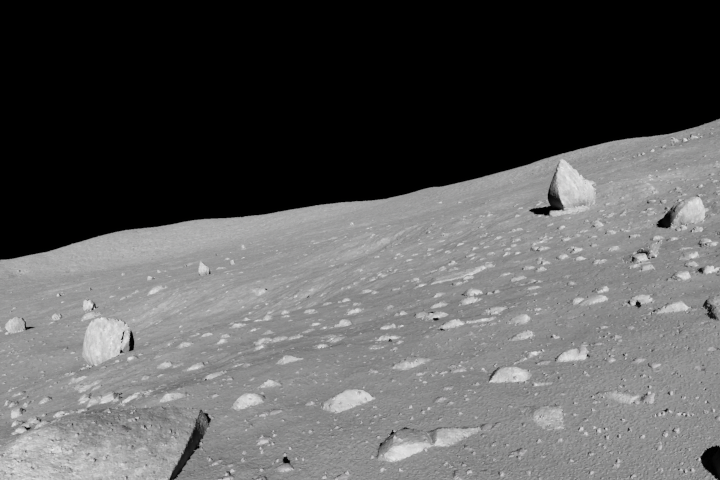
#> input picture Lab/Lab Mid/Open Lab with Instructions/dataset/images/render0358.png, 720 x 480 px, found by its file name
$ python LabMid.py
#> lines starting #> are read from the running program, lines starting #| are printed output that depends on the picture; after the words box and inside, x2 and y2 are one past the last pixel; in counts of white or black regions, pixels touching at a corner belong together
import numpy as np
import cv2 as cv
import matplotlib.pyplot as plt
from pandas.compat.numpy.function import validate_argsort_kind


def padding(pad, orig):
    rows, cols = orig.shape
    padded_arr = np.ones((rows+ 2 * pad, cols+ 2 * pad), dtype = np.uint8)*0

    for i in range(rows):
        for j in range(cols):
            padded_arr[i+pad][j+pad] = orig[i][j]

    return padded_arr

def remove_padding(padded_img, pad):
    rows, cols = padded_img.shape
    return padded_img[pad:rows-pad, pad:cols-pad]

def lower_by_x(image, thresh):
    rows, cols = image.shape
    new_image = np.ones((rows, cols), dtype=np.uint8)

    for i in range(rows):
        for j in range(cols):
            if (image[i, j] >= 0 and image[i, j] <= thresh):
                new_image[i, j] = 0
            elif (image[i, j] >= thresh+1 and image[i, j] <= 255):
                new_image[i, j] = 255

    return new_image

# [12 lines left out: function lower_by_2, not called in this run]

def cc(orig, lower_bound, upper_bound):
    rows, cols = orig.shape
    new_img = np.zeros((rows, cols), dtype=np.int32)
    my_dict = {}
    count = 1

    for i in range(1, rows):
        for j in range(1, cols):
            if ((orig[i][j] >= lower_bound) & (orig[i][j] <= upper_bound)) :
                neighbors = []  # Store nonzero neighboring labels

                # Check all 8-connected neighbors
                if ((orig[i - 1][j] >= lower_bound) & (orig[i - 1][j] <= upper_bound)):
                    neighbors.append(new_img[i - 1][j])
                if ((orig[i][j-1] >= lower_bound) & (orig[i][j-1] <= upper_bound)):
                    neighbors.append(new_img[i][j - 1])
                if ((orig[i-1][j-1] >= lower_bound) & (orig[i-1][j-1] <= upper_bound)):
                    neighbors.append(new_img[i - 1][j - 1])
                if ((j + 1 < cols) and (lower_bound <= orig[i - 1][j + 1] <= upper_bound)):
                    neighbors.append(new_img[i - 1][j + 1])

                if not neighbors:  # No connected neighbors, assign new label
                    new_img[i][j] = count
                    my_dict[count] = count
                    count += 1
                else:
                    min_label = min(neighbors)
                    new_img[i][j] = min_label

                    # Merge equivalence classes
                    for label in neighbors:
                        root1 = find_root(my_dict, min_label)
                        root2 = find_root(my_dict, label)
                        if root1 != root2:
                            my_dict[max(root1, root2)] = min(root1, root2)

    for i in range(1, rows):
        for j in range(1, cols):
            if new_img[i][j] > 0:
                new_img[i][j] = find_root(my_dict, new_img[i][j])

    return new_img, my_dict


# Path compression to find root label
def find_root(my_dict, x):
    #Added to avoid that the background coming in the dictionaries
    if x == 0:
        return 0
    if x not in my_dict:
        my_dict[x] = x
        return x
    while my_dict[x] != x:
        my_dict[x] = my_dict[my_dict[x]]  # Path compression
        x = my_dict[x]
    return x

def histogram_creating(image):
    rows, cols = image.shape
    histogram = np.zeros(256, dtype = int)

    for i in range(rows):
        for j in range(cols):
            val = image[i][j]
            histogram[val] += 1

    return histogram

def hist_cumsum(histogram):
    cumsum = np.zeros(len(histogram), dtype = int)
    cumsum[0] = histogram[0]
    for i in range(1, len(histogram)):
        cumsum[i] = cumsum[i-1] + histogram[i]

    return cumsum


# [56 lines left out: functions merge_for_mask, calculate_dice_coefficient, neg_img, not called in this run]

def contrast_stretch(image):
    im_min_5 = np.percentile(image, 5)
    im_max_95 = np.percentile(image, 95)
    rows,cols = image.shape
    new_img = np.zeros((rows, cols), dtype = np.uint8)

    for i in range(rows):
        for j in range(cols):
            if(image[i][j] < im_min_5):
                new_img[i][j] = 0
            elif(image[i][j] > im_max_95):
                new_img[i][j] = 255
            else:
                new_img[i][j] = 255 * ((image[i][j] - im_min_5) / (im_max_95 - im_min_5))

    return new_img

def transformation_fun(cum_pdf):
    return np.uint8((cum_pdf*255))

# [9 lines left out: function apply_trans, not called in this run]

def count_num(image, dict):
    rows, cols = image.shape
    count = 1
    max_val = 0

    new_img = np.zeros((rows, cols), dtype = np.uint8)

    value_arr = np.zeros(max_val, dtype= np.int32)
    for i in range(rows):
        for j in range(cols):
            val = image[i][j]
            value_arr[val] = value_arr[val]+1

    for i in range(len(value_arr)):
        val = value_arr[i]
        if val > 65:
            if val >= 200:
                for i in range(len(value_arr)):
                    if(i == val):
                        temp = i
                        break
                dict[temp] = 255
            else:
                for i in range(len(value_arr)):
                    if(i == val):
                        temp = i
                        break
                dict[temp] = 127
        else:
            dict[i] = 0

    for i in range(rows):
        for j in range(cols):
            val_img = image[i][j]
            for z in range(len(dict)):
                if z == val_img:
                    image[i][j] = dict(z)


# Main
image = cv.imread(r"D:\Uni\Semester 6\DIP\Self\Lab\Lab Mid\Open Lab with Instructions\dataset\images\render0358.png", 0)
#> image: shape (480, 720); min 0, max 233, mean 89.5

image = contrast_stretch(image)
#> in contrast_stretch, `im_min_5 = np.percentile(image, 5)`: im_min_5 = 0
#> in contrast_stretch, `im_max_95 = np.percentile(image, 95)`: im_max_95 = 178
#> after the loop in contrast_stretch, `for i in range(rows):`:
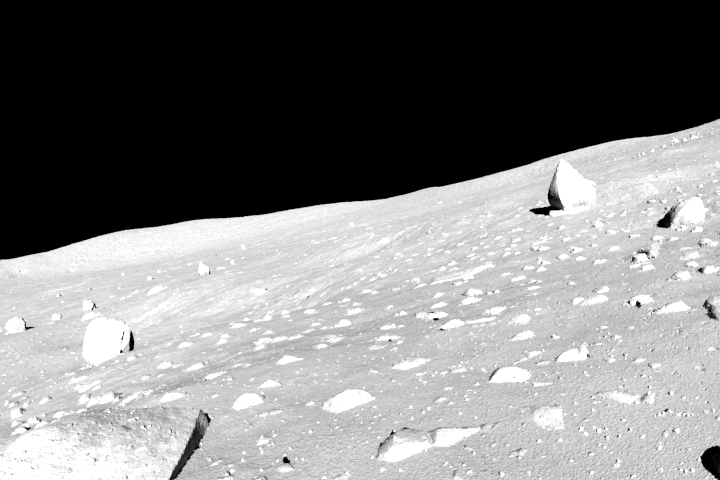
#> new_img: shape (480, 720); min 0, max 255, mean 126.7
histogram = histogram_creating(image)
#> after the loop in histogram_creating, `for i in range(rows):`: histogram = 256 values, max 138438 at index 0, min 0 at index 3, mean 1350
cumsum = hist_cumsum(histogram)
#> in hist_cumsum, `cumsum = np.zeros(len(histogram), dtype = int)`: cumsum = 256 values from 0 to 0
#> after the loop in hist_cumsum, `for i in range(1, len(histogram)):`: cumsum = 256 values from 138438 to 345600
#> cumsum = 256 values from 138438 to 345600
cdf = cumsum/max(cumsum)
#> cdf = 256 values from 0.401 to 1
thresh_rocks = (np.where(cdf >= 0.9)[0][0])
#> thresh_rocks = 237
lowered_x = lower_by_x(image, thresh_rocks)
#> after the loop in lower_by_x, `for i in range(rows):`:
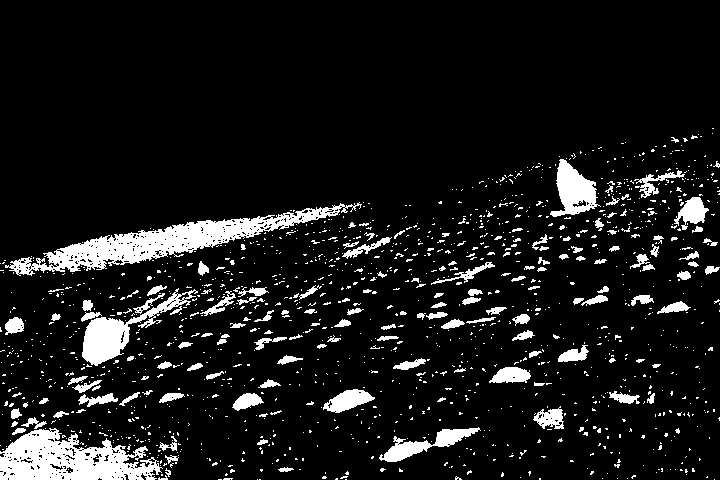
#> new_image: shape (480, 720); 9.8% white; 1399 white regions (1243 under 20 px), largest, box (x1, y1, x2, y2) and area: (5, 202, 362, 276) 6385, (0, 428, 163, 480) 5198, (82, 288, 198, 366) 2296

image_padded = padding(1, lowered_x)
#> after the loop in padding, `for i in range(rows):`:
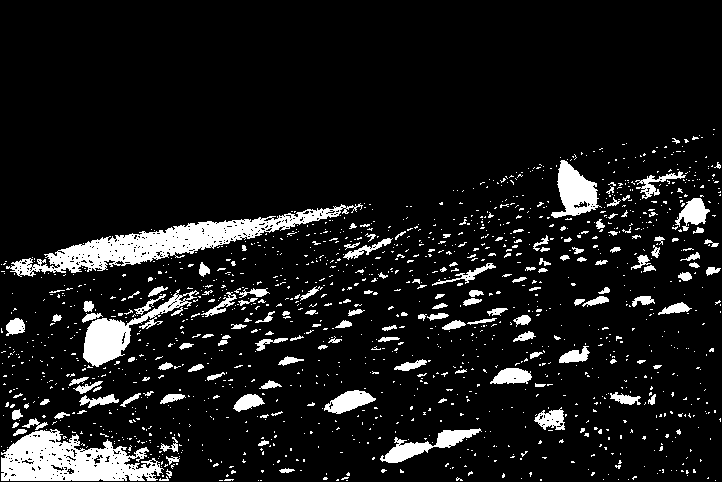
#> padded_arr: shape (482, 722); 9.7% white; 1399 white regions (1243 under 20 px), largest, box (x1, y1, x2, y2) and area: (6, 203, 363, 277) 6385, (1, 429, 164, 481) 5198, (83, 289, 199, 367) 2296
img_cc_rocks, img_cc_rocks_dict = cc(image_padded, 255, 255)
#> after the loop in cc, `for i in range(1, rows):`:
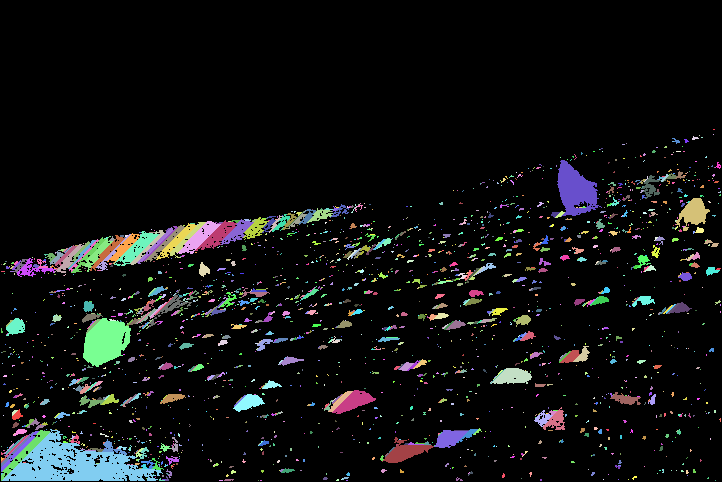
#> new_img: shape (482, 722) int32; 2198 distinct labels, from 0 to 2197; one colour per label, 0 black
#> after the loop in cc, `for i in range(1, rows):`:
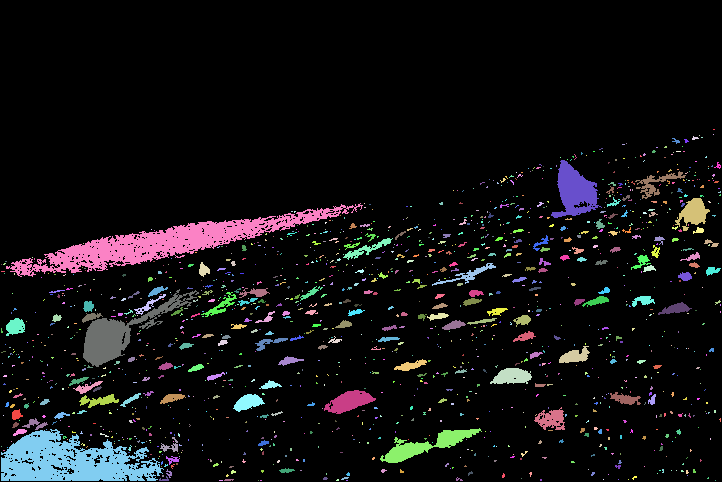
#> new_img: shape (482, 722) int32; 1400 distinct labels, from 0 to 2197; one colour per label, 0 black
#> img_cc_rocks_dict = 2197 items
count_num(img_cc_rocks, img_cc_rocks_dict)
#> after the loop in count_num, `for i in range(rows):`: value_arr = empty array
#> (the run stopped early here; a loop or call above may not have finished)
